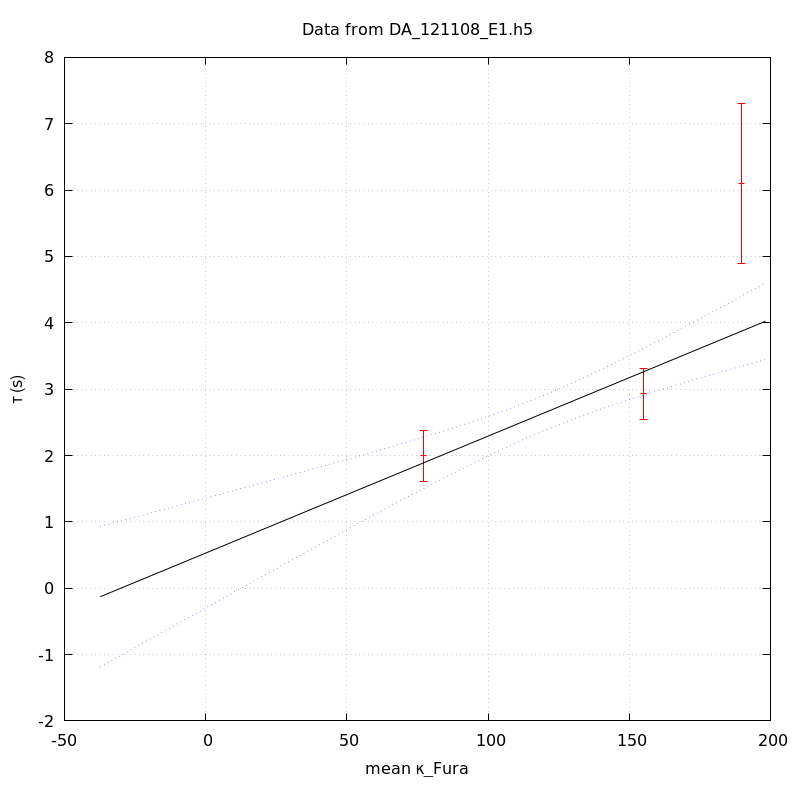

Reproduce this figure in gnuplot.
unset key
set grid
set ylabel 'τ (s)'
set xlabel 'mean κ_Fura' noenhanced
set title 'Data from DA_121108_E1.h5' noenhanced
set xrange [-1000<*:*]
plot 'DA_121108_E1_aba_tau_vs_mean_kappa' index 0 using 1:2:(1.96*$3) linecolor rgb 'red' with yerrorbars,\
'' index 1 using 1:2 with lines linecolor rgb 'black',\
'' index 1 using 1:3 with lines linecolor rgb 'blue' lt 'dotted',\
'' index 1 using 1:4 with lines linecolor rgb 'blue' lt 'dotted'
